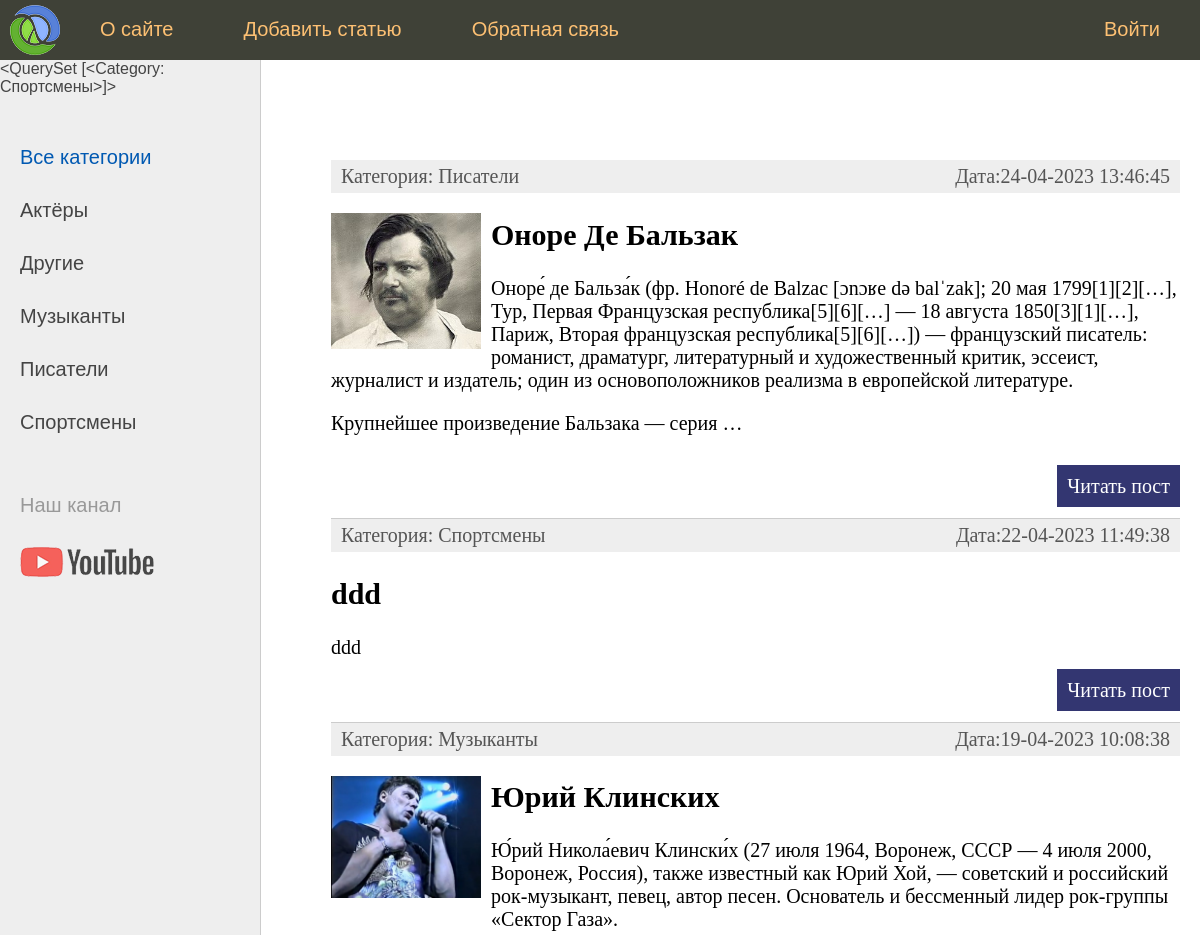
Before: / (upper part) with the older database file.
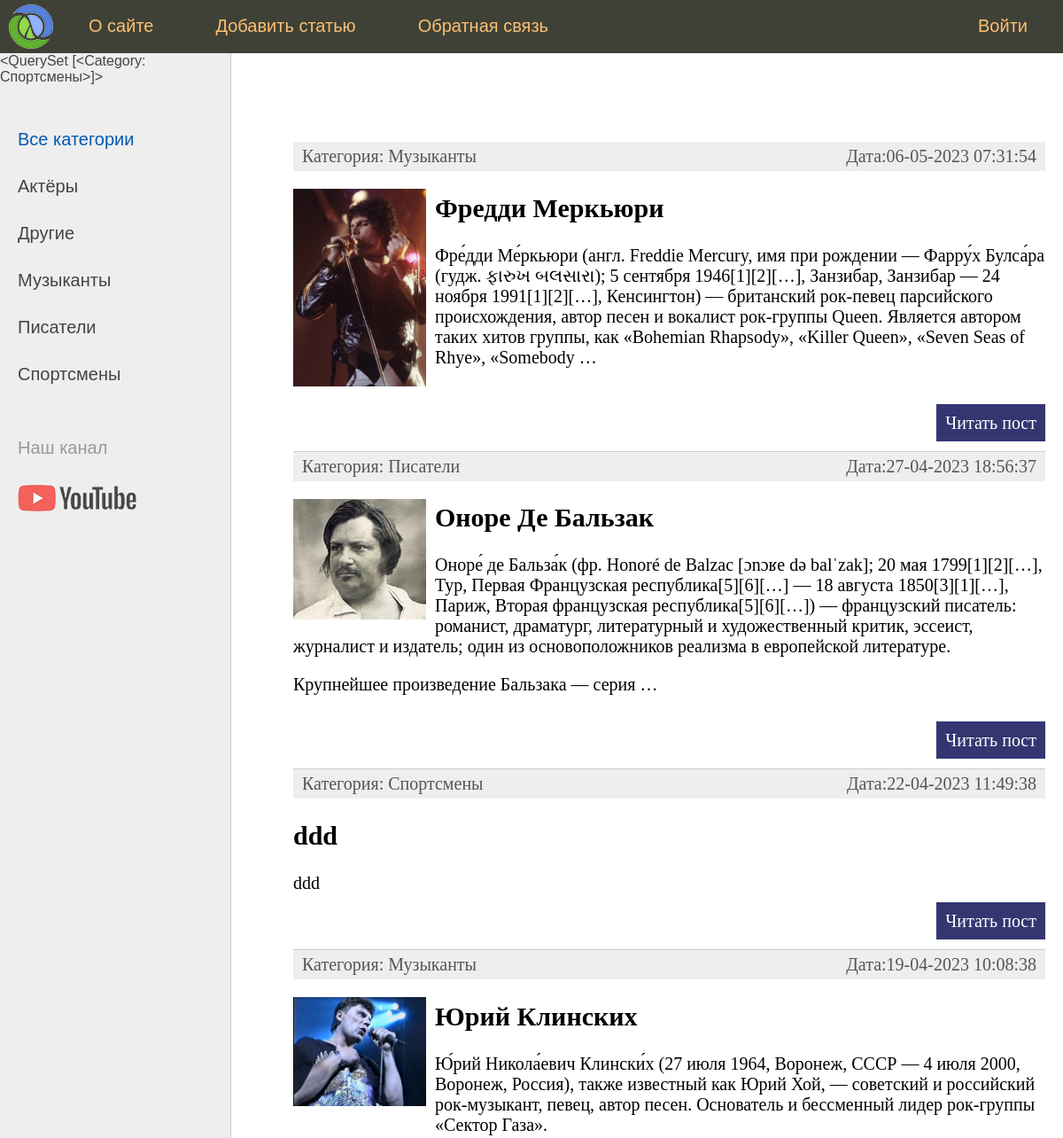
After: the same page with the newer database file.
### greats/models.py (models this page shows, shortened)
class Category(models.Model):
    name = models.CharField(max_length=100, db_index=True, verbose_name="Категория")
    slug = models.SlugField(max_length=255,unique=True, db_index=True, verbose_name="URL" )
    def get_absolute_url(self):
        return reverse('category', kwargs={'cat_slug':self.slug})
    class Meta:
        verbose_name="Категория"
        verbose_name_plural='Категории'
        ordering=['id']
    def __str__(self):
        return self.name

class Greats(models.Model):
    title = models.CharField(max_length=255, verbose_name="Заголовок")
    slug = models.SlugField(max_length=255,unique=True, db_index=True, verbose_name="URL" )
    content = models.TextField(blank=True, verbose_name="Текст статьи")
    photo = models.ImageField(upload_to="photos/%Y/%m/%d", verbose_name="Фото")
    time_create=models.DateTimeField(auto_now_add=True, verbose_name="Время создания")
    time_update=models.DateTimeField(auto_now=True, verbose_name="Время изменения")
    is_published=models.BooleanField(default=True, verbose_name="Публикация")
    cat = models.ForeignKey('Category', on_delete=models.PROTECT, verbose_name="Категории")
    class Meta:
        verbose_name="Выдающиеся люди"
        verbose_name_plural='Выдающиеся люди'
        ordering=['-time_create','title'] # если первое поле имеет
    def get_absolute_url(self):
        return reverse('post', kwargs={'post_slug':self.slug})

### greats/views.py (the view)
# urls.py: path('', GreatsHome.as_view(), name='home'),
class GreatsHome(ListView):
    model = Greats
    template_name = 'greats/index.html'
    context_object_name = 'posts'
    def get_context_data(self,*, object_list=None, **kwargs):
        context = super().get_context_data(**kwargs)
        context['menu']=menu
        context['title']="Главная страница"
        context['cat_selected'] = 0
        return context
    def get_queryset(self):
        return Greats.objects.filter(is_published=True)

### greats/templatetags/great_tags.py (called while the page is built)
@register.simple_tag(name='getcats')
def get_categories(filter=None):
    if not filter:
        return Category.objects.all()
    else:
        return Category.objects.filter(pk=filter)

@register.inclusion_tag('greats/list_categories.html')
def show_categories(sort=None, cat_selected=0):
    if not sort:
        cats= Category.objects.all()
    else:
        cats = Category.objects.order_by(sort)
    return {"cats":cats,'cat_selected':cat_selected}

### greats/templates/greats/index.html (shortened to what this page needs)
{% extends 'greats/base.html' %}
{% block content %}
<ul class="list-articles">
	{% for p in posts %}
				<li><div class="article-panel">
					<p class="first">Категория: {{p.cat}}</p>
					<p class="last">Дата:{{p.time_update|date:"d-m-Y H:i:s"}}</p>
				</div>
				{% if p.photo %}
					<p><img class="img-article-left thumb" src="{{p.photo.url}}"></p>
				{% endif %}
			<h2>{{p.title}}</h2>
	{% autoescape  on %}
	{{p.content|linebreaks|truncatewords:50}}
	{% endautoescape  %}
			<p class="link-read-post"><a href="{{p.get_absolute_url}}">Читать пост</a></p>
			</li>
	{% endfor %}
</ul>
{% endblock %}

### greats/templates/greats/base.html (shortened to what this page needs)
{% load static %}
{% load great_tags %}
<!DOCTYPE html>
<html>
<head>
	<link type="text/css" href="{% static 'greats/css/style.css' %}" rel="stylesheet" />
</head>
<body>
<table class="table-page" border=0 cellpadding="0" cellspacing="0">
<tr><td valign=top>
{% block mainmenu %}
		<div class="header">
			<ul id="mainmenu" class="mainmenu">
			<li class="logo"><a href="{% url 'home' %}"><div class="logo"></div></a></li>
{% for m in menu %}
	{% if not forloop.last %}
			<li><a href="{% url m.url_name %}">{{m.title}}</a></li>
	{% else %}
			<li class="last"><a href="{% url m.url_name %}">{{m.title}}</a></li>
	{% endif %}
{% endfor %}
			</ul>
		</div>
{% endblock mainmenu %}
<table class="table-content" border=0 cellpadding="0" cellspacing="0">
<tr>
	<td valign="top" class="left-chapters">
	{% getcats filter=1 %}
	<ul id="leftchapters">
		{% if cat_selected == 0 %}
			<li class="selected">Все категории</li>
		{% else %}
			<li><a href="{% url 'home' %}">Все категории</a></li>
		{% endif %}
		{% show_categories 'name' cat_selected %}
		<li class="share">
		<p>Наш канал</p>
		<a class="share-yt" href="https://www.youtube.com/channel/UClJzWfGWuGJL2t-3dYKcHTA/playlists" target="_blank" rel="nofollow"></a>
		</li>
	</ul>
</td>
<td valign="top" class="content">
	<div class="content-text">
{% block content %}
{% endblock %}
	</div>
</td></tr></table>
</td></tr>
</table>
</body>
</html>

### greats/templates/greats/list_categories.html
		{% for category in cats %}
		{% if cat_selected == category.pk %}
			<li class="selected">{{category.name}}</li>
		{% else %}
			<li><a href="{{category.get_absolute_url}}">{{category.name}}</a></li>
		{% endif %}
		{% endfor %}

### greats/static/greats/css/style.css (style rules this page uses)
html, body { font-family: 'Arial'; margin: 0; padding: 0; height: 100%; width: 100%; color: #444; }
a { color: #0059b2; text-decoration: none; }
img { max-width: 600px; height: auto; }
img.img-article-left { max-width: 300px; height: auto; float: left; padding: 0 10px 10px 0; }
img.img-article-left.thumb { max-width: 150px; height: auto; }
p.link-read-post { text-align: right; }
p.link-read-post a { padding: 10px; min-width: 100px; background: #333671; color: #fff; text-decoration: none; }
div.article-panel { background: #eee; padding: 5px 10px 5px 10px; box-sizing: border-box; overflow: hidden; color: #555; }
div.article-panel p.first { margin: 0; float: left; }
div.article-panel p.last { margin: 0; float: right; }
ul.list-articles { list-style: none; margin: 0; padding: 0; }
ul.list-articles li { border-bottom: 1px solid #ccc; }
.table-page { width: 100%; height: 100%; vertical-align: top; }
.table-page tr { height: 100%; }
.header { background: #3F4137; height: 60px; }
.logo { background: url('../images/logo.png') no-repeat 10px 5px; width: 70px; height: 60px; }
ul.mainmenu { list-style: none; margin: 0; padding: 0; height: 60px; color: #fdc073; font-size: 20px; overflow: hidden; }
ul.mainmenu li { float: left; margin: 18px 40px 0 30px; }
ul.mainmenu li.logo { margin: 0; }
ul.mainmenu li.last { float: right; }
ul.mainmenu li a { color: #fdc073; text-decoration: none; }
.table-content { width: 100%; min-height: 100%; height: 100%; }
.left-chapters { margin: 0; background: #eee; border-right: 1px solid #ccc; min-height: 100%; }
.left-chapters ul { width: 230px; min-height: 100%; margin: 0; padding: 20px 10px 10px 20px; list-style: none; font-size: 20px; }
.left-chapters ul li { margin: 30px 0 0 0; color: #999; }
.left-chapters ul li.selected { color: #0059b2; }
.left-chapters ul li a { color: #444; text-decoration: none; }
.left-chapters ul li.share { margin: 60px 0 0 0; }
.left-chapters ul li.share p { margin: 30px 0 30px 0; }
.left-chapters ul li.share a { display: inline-block; width: 40px; height: 40px; margin: 0 20px 0 0; }
.left-chapters ul li.share a.share-yt { width: 100%; height: 30px; background: url('../images/share_yt.png') no-repeat 0 0 }
.content { padding: 40px 20px 20px 40px; width: 100%; box-sizing: border-box; }
.content-text { margin: 60px 0 0 30px; color: #000; font-size: 20px; font-family: Yandex Sans Display Light; }

Changed rows visible on the page:
added Greats: cat "Музыканты", time_update "06-05-2023 07:31:54", photo (picture), title "Фредди Меркьюри", content "Фре́дди Ме́ркьюри (англ. Freddie Mercury, имя при рождении — Фарру́х Булса́ра (гудж. ફારુખ બલસારા); 5 сентября 1946[1][2][…], Занзибар, Занзибар — 24 ноября 1991[1][2][…], Кенсингтон) — британский рок-певец парсийского происхождения, автор песен и вокалист рок-группы Queen. Является автором таких хитов группы, как «Bohemian Rhapsody», «Killer Queen», «Seven Seas of Rhye», «Somebody …"
changed Greats "Оноре Де Бальзак": time_update "24-04-2023 13:46:45" → "27-04-2023 18:56:37"
